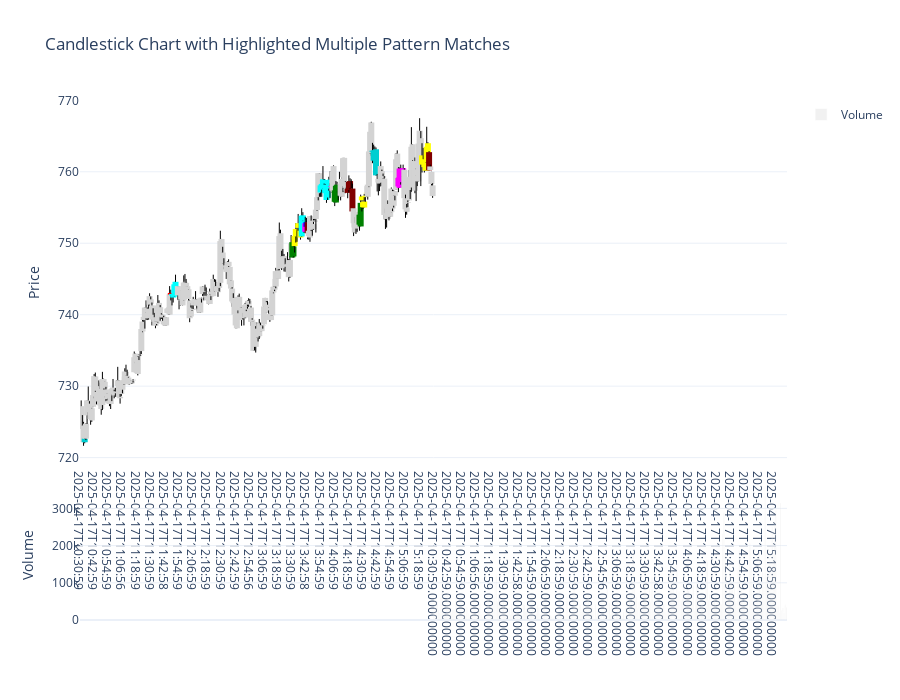

Notebook source saved alongside this figure:
### Code cell
import plotly.graph_objects as go
import pandas as pd
from collections import Counter
from nltk import ngrams

# --- Limit data to last 300 rows for clarity ---
plot_df = df[-300:].copy().reset_index(drop=True)

# --- Build the sequence ---
sequence = list(zip(plot_df['Date_Time'], plot_df['size_category'], plot_df['volume_category']))
n = 5  # Length of pattern to look for (you can adjust this)
cat_sequence = [(s, v) for _, s, v in sequence]
ngrams_list = list(ngrams(cat_sequence, n))
pattern_counts = Counter(ngrams_list)

# --- Get the top patterns (e.g., top 3 most common patterns) ---
top_patterns = pattern_counts.most_common(8)  # Top 3 most common patterns
# top_patterns = pattern_counts.most_common(8)  # Top 3 most common patterns

print("Top Patterns:", top_patterns)  # To view the most common patterns

# --- Define a color palette for the patterns ---
pattern_colors = {
    0: 'yellow',  # First pattern color
    1: 'cyan',    # Second pattern color
    2: 'magenta' , # Third pattern color
    3: 'red',  # Third pattern color
    4: 'green' , # Third pattern color
    5: 'blue' , # Third pattern color
    6: 'maroon',  # Third pattern color
    7: 'darkturquoise'  # Third pattern color
}

# --- Function to color candles based on pattern match ---
def color_by_pattern(i):
    for idx, (pattern, _) in enumerate(top_patterns):
        if i < n - 1:
            continue  # Skip first n-1 candles as they can't form a complete pattern
        for j in range(len(cat_sequence) - n + 1):
            if tuple(cat_sequence[j:j+n]) == pattern:  # Check if current sequence matches
                # Highlight these candles with the specific color for the matched pattern
                if i >= j and i < j + n:
                    return pattern_colors[idx]  # Color from the pattern_colors mapping
    return 'lightgray'  # Default color for non-matching candles

# --- Assign color to each candle based on matching the pattern ---
plot_df['CandleColor'] = [color_by_pattern(i) for i in range(len(plot_df))]

# --- Create custom candlesticks manually ---
candle_shapes = []
for i, row in plot_df.iterrows():
    # Wick (line from low to high)
    candle_shapes.append(go.Scatter(
        x=[row['Date_Time'], row['Date_Time']],
        y=[row['Low'], row['High']],
        mode='lines',
        line=dict(color='black', width=1),
        showlegend=False,
        hoverinfo='skip'
    ))
    # Candle body
    candle_shapes.append(go.Scatter(
        x=[row['Date_Time'], row['Date_Time']],
        y=[row['Open'], row['Close']],
        mode='lines',
        line=dict(color=row['CandleColor'], width=6),
        showlegend=False,
        hoverinfo='skip'
    ))

# --- Add volume bars ---
volume_bars = go.Bar(
    x=plot_df['Date_Time'],
    y=plot_df['Volume'],
    marker_color='lightgray',  # Default color for volume
    yaxis='y2',
    name='Volume',
    opacity=0.3
)

# --- Build figure ---
fig = go.Figure(data=candle_shapes + [volume_bars])

# --- Layout ---
fig.update_layout(
    title='Candlestick Chart with Highlighted Multiple Pattern Matches',
    xaxis=dict(
        rangeslider=dict(visible=False),
        type='category',
        showgrid=False
    ),
    yaxis=dict(domain=[0.3, 1], title='Price'),
    yaxis2=dict(domain=[0, 0.25], title='Volume'),
    height=700,
    template='plotly_white',
    hovermode='x unified'
)

fig.show()
